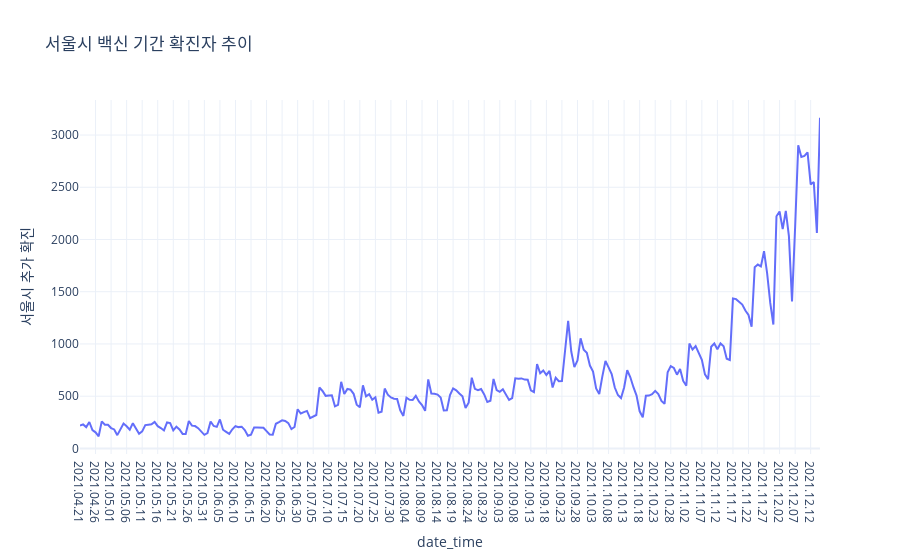

The notebook cell this image was saved under:
### Markdown cell above
- 서울시 사망자도 확진자와 마찬가지로 지속적인 상승세를 보인다.
- 2021년 2월부터 8월까지가 비교적 원만한 기울기를 보인다.
- 2021년 10월을 기점으로 어마어마한 성장세가 나타난다.

### Code cell
fig = px.line(confirmed_v, x="date_time", y="서울시 추가 확진", title = "서울시 백신 기간 확진자 추이")
fig.show()

### Figure 1 — Plotly figure (JSON) as saved in the notebook; plotly's stock layout.template omitted (floating-point values rounded to 4 significant figures; data arrays with more than 128 entries replaced by an {"elided": "..."} marker saying what was removed)
{"data": [{"hovertemplate": "date_time=%{x}<br>서울시 추가 확진=%{y}<extra></extra>", "legendgroup": "", "line": {"color": "#636efa", "dash": "solid"}, "marker": {"symbol": "circle"}, "mode": "lines", "name": "", "orientation": "v", "showlegend": false, "type": "scatter", "x": {"elided": "240 str values"}, "xaxis": "x", "y": {"elided": "240 int values"}, "yaxis": "y"}], "layout": {"legend": {"tracegroupgap": 0}, "title": {"text": "서울시 백신 기간 확진자 추이"}, "xaxis": {"anchor": "y", "domain": [0, 1], "title": {"text": "date_time"}}, "yaxis": {"anchor": "x", "domain": [0, 1], "title": {"text": "서울시 추가 확진"}}}}
